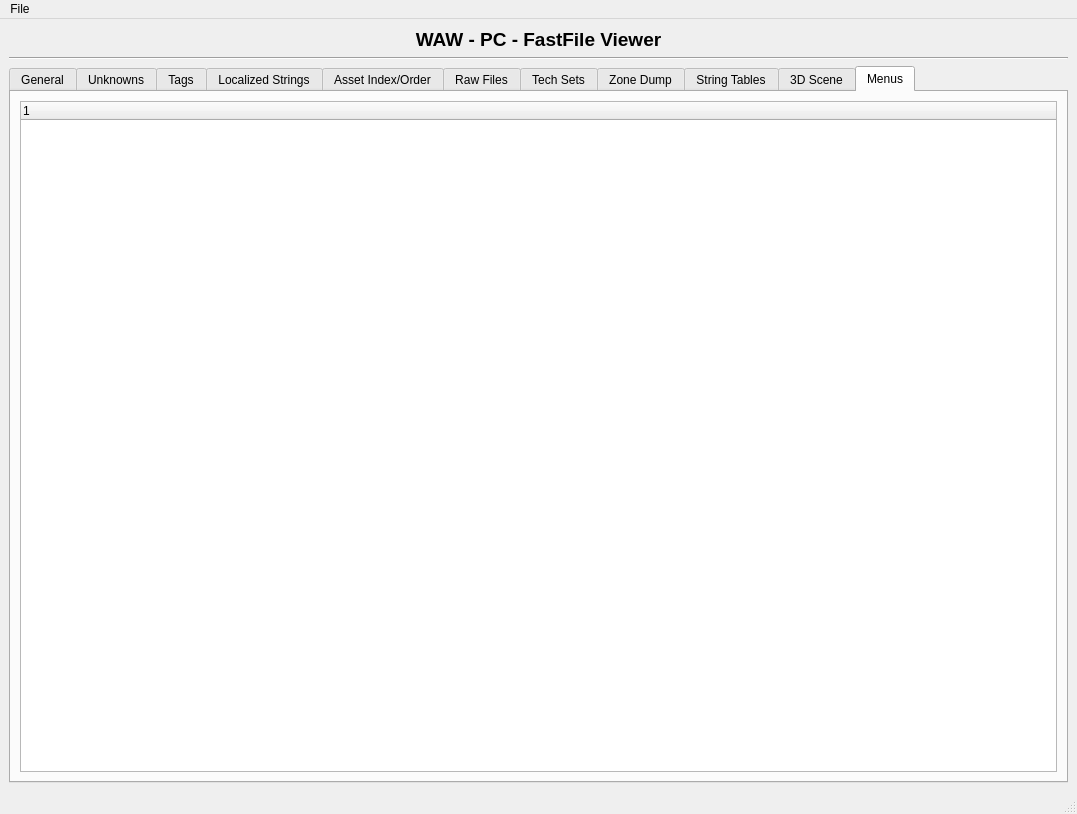
<?xml version="1.0" encoding="UTF-8"?>
<ui version="4.0">
 <class>MainWindow</class>
 <widget class="QMainWindow" name="MainWindow">
  <property name="geometry">
   <rect>
    <x>0</x>
    <y>0</y>
    <width>1077</width>
    <height>814</height>
   </rect>
  </property>
  <property name="windowTitle">
   <string>FastFile Wizard</string>
  </property>
  <property name="styleSheet">
   <string notr="true"/>
  </property>
  <widget class="QWidget" name="centralwidget">
   <layout class="QVBoxLayout" name="verticalLayout">
    <item>
     <widget class="QLabel" name="label_Header">
      <property name="enabled">
       <bool>true</bool>
      </property>
      <property name="font">
       <font>
        <pointsize>14</pointsize>
        <bold>true</bold>
       </font>
      </property>
      <property name="text">
       <string>WAW - PC - FastFile Viewer</string>
      </property>
      <property name="alignment">
       <set>Qt::AlignmentFlag::AlignCenter</set>
      </property>
     </widget>
    </item>
    <item>
     <widget class="Line" name="line">
      <property name="enabled">
       <bool>true</bool>
      </property>
      <property name="orientation">
       <enum>Qt::Orientation::Horizontal</enum>
      </property>
     </widget>
    </item>
    <item>
     <widget class="QTabWidget" name="tabWidget">
      <property name="enabled">
       <bool>true</bool>
      </property>
      <property name="currentIndex">
       <number>10</number>
      </property>
      <widget class="QWidget" name="page_general">
       <attribute name="title">
        <string>General</string>
       </attribute>
       <layout class="QVBoxLayout" name="verticalLayout_2">
        <item>
         <layout class="QHBoxLayout" name="horizontalLayout_2">
          <item>
           <widget class="QLineEdit" name="lineEdit_FastFile">
            <property name="enabled">
             <bool>true</bool>
            </property>
            <property name="readOnly">
             <bool>true</bool>
            </property>
            <property name="placeholderText">
             <string>FastFile path...</string>
            </property>
           </widget>
          </item>
          <item>
           <widget class="QPushButton" name="pushButton_FastFile">
            <property name="enabled">
             <bool>true</bool>
            </property>
            <property name="text">
             <string>Open .ff</string>
            </property>
           </widget>
          </item>
         </layout>
        </item>
        <item>
         <layout class="QHBoxLayout" name="horizontalLayout_16">
          <item>
           <widget class="QLineEdit" name="lineEdit_ZoneFile">
            <property name="enabled">
             <bool>true</bool>
            </property>
            <property name="readOnly">
             <bool>true</bool>
            </property>
            <property name="placeholderText">
             <string>ZoneFile path...</string>
            </property>
           </widget>
          </item>
          <item>
           <widget class="QPushButton" name="pushButton_ZoneFile">
            <property name="enabled">
             <bool>true</bool>
            </property>
            <property name="text">
             <string>Open .zone</string>
            </property>
           </widget>
          </item>
         </layout>
        </item>
        <item>
         <layout class="QHBoxLayout" name="horizontalLayout_7">
          <item>
           <widget class="QLabel" name="label">
            <property name="enabled">
             <bool>true</bool>
            </property>
            <property name="text">
             <string>Company:</string>
            </property>
           </widget>
          </item>
          <item>
           <widget class="QComboBox" name="comboBox_Company">
            <property name="enabled">
             <bool>true</bool>
            </property>
            <item>
             <property name="text">
              <string>Select Company</string>
             </property>
            </item>
            <item>
             <property name="text">
              <string>INFINITY_WARD</string>
             </property>
            </item>
            <item>
             <property name="text">
              <string>TREYARCH</string>
             </property>
            </item>
            <item>
             <property name="text">
              <string>SLEDGEHAMMER</string>
             </property>
            </item>
            <item>
             <property name="text">
              <string>NEVERSOFT</string>
             </property>
            </item>
           </widget>
          </item>
         </layout>
        </item>
        <item>
         <layout class="QHBoxLayout" name="horizontalLayout_3">
          <item>
           <widget class="QLabel" name="label_2">
            <property name="enabled">
             <bool>true</bool>
            </property>
            <property name="text">
             <string>File Type:</string>
            </property>
           </widget>
          </item>
          <item>
           <widget class="QComboBox" name="comboBox_FileType">
            <property name="enabled">
             <bool>true</bool>
            </property>
            <item>
             <property name="text">
              <string>Select File Type</string>
             </property>
            </item>
            <item>
             <property name="text">
              <string>FAST_FILE</string>
             </property>
            </item>
           </widget>
          </item>
          <item>
           <widget class="QCheckBox" name="checkBox_Signed">
            <property name="enabled">
             <bool>true</bool>
            </property>
            <property name="text">
             <string>Signed</string>
            </property>
           </widget>
          </item>
         </layout>
        </item>
        <item>
         <layout class="QHBoxLayout" name="horizontalLayout_6">
          <item>
           <widget class="QLabel" name="label_3">
            <property name="enabled">
             <bool>true</bool>
            </property>
            <property name="text">
             <string>Magic:</string>
            </property>
           </widget>
          </item>
          <item>
           <widget class="QLineEdit" name="lineEdit_Magic">
            <property name="enabled">
             <bool>true</bool>
            </property>
            <property name="sizePolicy">
             <sizepolicy hsizetype="Ignored" vsizetype="Fixed">
              <horstretch>0</horstretch>
              <verstretch>0</verstretch>
             </sizepolicy>
            </property>
            <property name="readOnly">
             <bool>true</bool>
            </property>
           </widget>
          </item>
          <item>
           <widget class="QSpinBox" name="spinBox_Magic">
            <property name="enabled">
             <bool>true</bool>
            </property>
            <property name="maximum">
             <number>999999999</number>
            </property>
           </widget>
          </item>
         </layout>
        </item>
        <item>
         <layout class="QHBoxLayout" name="horizontalLayout_10">
          <item>
           <widget class="QLabel" name="label_6">
            <property name="enabled">
             <bool>true</bool>
            </property>
            <property name="text">
             <string>Tag Count</string>
            </property>
           </widget>
          </item>
          <item>
           <widget class="QSpinBox" name="spinBox_TagCount">
            <property name="enabled">
             <bool>true</bool>
            </property>
            <property name="maximum">
             <number>999999999</number>
            </property>
           </widget>
          </item>
         </layout>
        </item>
        <item>
         <layout class="QHBoxLayout" name="horizontalLayout_4">
          <item>
           <widget class="QLabel" name="label_5">
            <property name="enabled">
             <bool>true</bool>
            </property>
            <property name="text">
             <string>File Size:</string>
            </property>
           </widget>
          </item>
          <item>
           <widget class="QSpinBox" name="spinBox_FileSize">
            <property name="enabled">
             <bool>true</bool>
            </property>
            <property name="suffix">
             <string> B</string>
            </property>
            <property name="maximum">
             <number>999999999</number>
            </property>
           </widget>
          </item>
         </layout>
        </item>
        <item>
         <layout class="QHBoxLayout" name="horizontalLayout_5">
          <item>
           <widget class="QLabel" name="label_4">
            <property name="enabled">
             <bool>true</bool>
            </property>
            <property name="text">
             <string>Version:</string>
            </property>
           </widget>
          </item>
          <item>
           <widget class="QSpinBox" name="spinBox_Version">
            <property name="enabled">
             <bool>true</bool>
            </property>
            <property name="maximum">
             <number>999999999</number>
            </property>
           </widget>
          </item>
         </layout>
        </item>
        <item>
         <layout class="QHBoxLayout" name="horizontalLayout_11">
          <item>
           <widget class="QLabel" name="label_7">
            <property name="enabled">
             <bool>true</bool>
            </property>
            <property name="text">
             <string>Record Count</string>
            </property>
           </widget>
          </item>
          <item>
           <widget class="QSpinBox" name="spinBox_RecordCount">
            <property name="enabled">
             <bool>true</bool>
            </property>
            <property name="maximum">
             <number>999999999</number>
            </property>
           </widget>
          </item>
         </layout>
        </item>
        <item>
         <spacer name="verticalSpacer_2">
          <property name="orientation">
           <enum>Qt::Orientation::Vertical</enum>
          </property>
          <property name="sizeHint" stdset="0">
           <size>
            <width>17</width>
            <height>242</height>
           </size>
          </property>
         </spacer>
        </item>
       </layout>
      </widget>
      <widget class="QWidget" name="page_unknowns">
       <attribute name="title">
        <string>Unknowns</string>
       </attribute>
       <layout class="QVBoxLayout" name="verticalLayout_6">
        <item>
         <layout class="QHBoxLayout" name="horizontalLayout_12">
          <item>
           <widget class="QLabel" name="label_8">
            <property name="text">
             <string>Unknown 1:</string>
            </property>
           </widget>
          </item>
          <item>
           <widget class="QLineEdit" name="lineEdit_U1">
            <property name="sizePolicy">
             <sizepolicy hsizetype="Ignored" vsizetype="Fixed">
              <horstretch>0</horstretch>
              <verstretch>0</verstretch>
             </sizepolicy>
            </property>
            <property name="readOnly">
             <bool>true</bool>
            </property>
           </widget>
          </item>
          <item>
           <widget class="QSpinBox" name="spinBox_U1">
            <property name="readOnly">
             <bool>true</bool>
            </property>
            <property name="maximum">
             <number>999999999</number>
            </property>
           </widget>
          </item>
         </layout>
        </item>
        <item>
         <layout class="QHBoxLayout" name="horizontalLayout_24">
          <item>
           <widget class="QLabel" name="label_20">
            <property name="text">
             <string>Unknown 2:</string>
            </property>
           </widget>
          </item>
          <item>
           <widget class="QLineEdit" name="lineEdit_U2">
            <property name="sizePolicy">
             <sizepolicy hsizetype="Ignored" vsizetype="Fixed">
              <horstretch>0</horstretch>
              <verstretch>0</verstretch>
             </sizepolicy>
            </property>
            <property name="readOnly">
             <bool>true</bool>
            </property>
           </widget>
          </item>
          <item>
           <widget class="QSpinBox" name="spinBox_U2">
            <property name="readOnly">
             <bool>true</bool>
            </property>
            <property name="maximum">
             <number>999999999</number>
            </property>
           </widget>
          </item>
         </layout>
        </item>
        <item>
         <layout class="QHBoxLayout" name="horizontalLayout_29">
          <item>
           <widget class="QLabel" name="label_25">
            <property name="text">
             <string>Unknown 4:</string>
            </property>
           </widget>
          </item>
          <item>
           <widget class="QLineEdit" name="lineEdit_U4">
            <property name="sizePolicy">
             <sizepolicy hsizetype="Ignored" vsizetype="Fixed">
              <horstretch>0</horstretch>
              <verstretch>0</verstretch>
             </sizepolicy>
            </property>
           </widget>
          </item>
          <item>
           <widget class="QSpinBox" name="spinBox_U4">
            <property name="readOnly">
             <bool>true</bool>
            </property>
            <property name="maximum">
             <number>999999999</number>
            </property>
           </widget>
          </item>
         </layout>
        </item>
        <item>
         <layout class="QHBoxLayout" name="horizontalLayout_23">
          <item>
           <widget class="QLabel" name="label_19">
            <property name="text">
             <string>Unknown 3:</string>
            </property>
           </widget>
          </item>
          <item>
           <widget class="QLineEdit" name="lineEdit_U3">
            <property name="sizePolicy">
             <sizepolicy hsizetype="Ignored" vsizetype="Fixed">
              <horstretch>0</horstretch>
              <verstretch>0</verstretch>
             </sizepolicy>
            </property>
           </widget>
          </item>
          <item>
           <widget class="QSpinBox" name="spinBox_U3">
            <property name="readOnly">
             <bool>true</bool>
            </property>
            <property name="maximum">
             <number>999999999</number>
            </property>
           </widget>
          </item>
         </layout>
        </item>
        <item>
         <layout class="QHBoxLayout" name="horizontalLayout_25">
          <item>
           <widget class="QLabel" name="label_21">
            <property name="text">
             <string>Unknown 6:</string>
            </property>
           </widget>
          </item>
          <item>
           <widget class="QLineEdit" name="lineEdit_U6">
            <property name="sizePolicy">
             <sizepolicy hsizetype="Ignored" vsizetype="Fixed">
              <horstretch>0</horstretch>
              <verstretch>0</verstretch>
             </sizepolicy>
            </property>
            <property name="readOnly">
             <bool>true</bool>
            </property>
           </widget>
          </item>
          <item>
           <widget class="QSpinBox" name="spinBox_U6">
            <property name="readOnly">
             <bool>true</bool>
            </property>
            <property name="maximum">
             <number>999999999</number>
            </property>
           </widget>
          </item>
         </layout>
        </item>
        <item>
         <layout class="QHBoxLayout" name="horizontalLayout_22">
          <item>
           <widget class="QLabel" name="label_18">
            <property name="text">
             <string>Unknown 5:</string>
            </property>
           </widget>
          </item>
          <item>
           <widget class="QLineEdit" name="lineEdit_U5">
            <property name="sizePolicy">
             <sizepolicy hsizetype="Ignored" vsizetype="Fixed">
              <horstretch>0</horstretch>
              <verstretch>0</verstretch>
             </sizepolicy>
            </property>
            <property name="readOnly">
             <bool>true</bool>
            </property>
           </widget>
          </item>
          <item>
           <widget class="QSpinBox" name="spinBox_U5">
            <property name="readOnly">
             <bool>true</bool>
            </property>
            <property name="maximum">
             <number>999999999</number>
            </property>
           </widget>
          </item>
         </layout>
        </item>
        <item>
         <layout class="QHBoxLayout" name="horizontalLayout_26">
          <item>
           <widget class="QLabel" name="label_22">
            <property name="text">
             <string>Unknown 8:</string>
            </property>
           </widget>
          </item>
          <item>
           <widget class="QLineEdit" name="lineEdit_U8">
            <property name="sizePolicy">
             <sizepolicy hsizetype="Ignored" vsizetype="Fixed">
              <horstretch>0</horstretch>
              <verstretch>0</verstretch>
             </sizepolicy>
            </property>
            <property name="readOnly">
             <bool>true</bool>
            </property>
           </widget>
          </item>
          <item>
           <widget class="QSpinBox" name="spinBox_U8">
            <property name="readOnly">
             <bool>true</bool>
            </property>
            <property name="maximum">
             <number>999999999</number>
            </property>
           </widget>
          </item>
         </layout>
        </item>
        <item>
         <layout class="QHBoxLayout" name="horizontalLayout_21">
          <item>
           <widget class="QLabel" name="label_17">
            <property name="text">
             <string>Unknown 7:</string>
            </property>
           </widget>
          </item>
          <item>
           <widget class="QLineEdit" name="lineEdit_U7">
            <property name="sizePolicy">
             <sizepolicy hsizetype="Ignored" vsizetype="Fixed">
              <horstretch>0</horstretch>
              <verstretch>0</verstretch>
             </sizepolicy>
            </property>
            <property name="readOnly">
             <bool>true</bool>
            </property>
           </widget>
          </item>
          <item>
           <widget class="QSpinBox" name="spinBox_U7">
            <property name="readOnly">
             <bool>true</bool>
            </property>
            <property name="maximum">
             <number>999999999</number>
            </property>
           </widget>
          </item>
         </layout>
        </item>
        <item>
         <layout class="QHBoxLayout" name="horizontalLayout_32">
          <item>
           <widget class="QLabel" name="label_27">
            <property name="text">
             <string>Unknown 9:</string>
            </property>
           </widget>
          </item>
          <item>
           <widget class="QLineEdit" name="lineEdit_U9">
            <property name="sizePolicy">
             <sizepolicy hsizetype="Ignored" vsizetype="Fixed">
              <horstretch>0</horstretch>
              <verstretch>0</verstretch>
             </sizepolicy>
            </property>
            <property name="readOnly">
             <bool>true</bool>
            </property>
           </widget>
          </item>
          <item>
           <widget class="QSpinBox" name="spinBox_U9">
            <property name="readOnly">
             <bool>true</bool>
            </property>
            <property name="maximum">
             <number>999999999</number>
            </property>
           </widget>
          </item>
         </layout>
        </item>
        <item>
         <layout class="QHBoxLayout" name="horizontalLayout_27">
          <item>
           <widget class="QLabel" name="label_23">
            <property name="text">
             <string>Unknown 10:</string>
            </property>
           </widget>
          </item>
          <item>
           <widget class="QLineEdit" name="lineEdit_U10">
            <property name="sizePolicy">
             <sizepolicy hsizetype="Ignored" vsizetype="Fixed">
              <horstretch>0</horstretch>
              <verstretch>0</verstretch>
             </sizepolicy>
            </property>
            <property name="readOnly">
             <bool>true</bool>
            </property>
           </widget>
          </item>
          <item>
           <widget class="QSpinBox" name="spinBox_U10">
            <property name="readOnly">
             <bool>true</bool>
            </property>
            <property name="maximum">
             <number>999999999</number>
            </property>
           </widget>
          </item>
         </layout>
        </item>
        <item>
         <layout class="QHBoxLayout" name="horizontalLayout_28">
          <item>
           <widget class="QLabel" name="label_24">
            <property name="text">
             <string>Unknown 11:</string>
            </property>
           </widget>
          </item>
          <item>
           <widget class="QLineEdit" name="lineEdit_U11">
            <property name="sizePolicy">
             <sizepolicy hsizetype="Ignored" vsizetype="Fixed">
              <horstretch>0</horstretch>
              <verstretch>0</verstretch>
             </sizepolicy>
            </property>
            <property name="readOnly">
             <bool>true</bool>
            </property>
           </widget>
          </item>
          <item>
           <widget class="QSpinBox" name="spinBox_U11">
            <property name="readOnly">
             <bool>true</bool>
            </property>
            <property name="maximum">
             <number>999999999</number>
            </property>
           </widget>
          </item>
         </layout>
        </item>
        <item>
         <spacer name="verticalSpacer">
          <property name="orientation">
           <enum>Qt::Orientation::Vertical</enum>
          </property>
          <property name="sizeHint" stdset="0">
           <size>
            <width>20</width>
            <height>40</height>
           </size>
          </property>
         </spacer>
        </item>
       </layout>
      </widget>
      <widget class="QWidget" name="page_tags">
       <attribute name="title">
        <string>Tags</string>
       </attribute>
       <layout class="QGridLayout" name="gridLayout">
        <property name="leftMargin">
         <number>0</number>
        </property>
        <property name="topMargin">
         <number>0</number>
        </property>
        <property name="rightMargin">
         <number>0</number>
        </property>
        <property name="bottomMargin">
         <number>0</number>
        </property>
        <property name="spacing">
         <number>0</number>
        </property>
        <item row="0" column="0">
         <widget class="QListWidget" name="listWidget_Tags">
          <property name="enabled">
           <bool>true</bool>
          </property>
         </widget>
        </item>
       </layout>
      </widget>
      <widget class="QWidget" name="page_localstrings">
       <attribute name="title">
        <string>Localized Strings</string>
       </attribute>
       <layout class="QGridLayout" name="gridLayout_4">
        <property name="leftMargin">
         <number>0</number>
        </property>
        <property name="topMargin">
         <number>0</number>
        </property>
        <property name="rightMargin">
         <number>0</number>
        </property>
        <property name="bottomMargin">
         <number>0</number>
        </property>
        <property name="spacing">
         <number>0</number>
        </property>
        <item row="0" column="0">
         <widget class="QListWidget" name="listWidget_LocalString"/>
        </item>
       </layout>
      </widget>
      <widget class="QWidget" name="page_index">
       <attribute name="title">
        <string>Asset Index/Order</string>
       </attribute>
       <layout class="QHBoxLayout" name="horizontalLayout_9">
        <item>
         <widget class="QGroupBox" name="groupBox">
          <property name="title">
           <string>Asset Index Table</string>
          </property>
          <layout class="QGridLayout" name="gridLayout_2">
           <item row="1" column="0">
            <widget class="QTableWidget" name="tableWidget_Index">
             <property name="columnCount">
              <number>3</number>
             </property>
             <attribute name="horizontalHeaderMinimumSectionSize">
              <number>50</number>
             </attribute>
             <attribute name="horizontalHeaderShowSortIndicator" stdset="0">
              <bool>true</bool>
             </attribute>
             <attribute name="horizontalHeaderStretchLastSection">
              <bool>true</bool>
             </attribute>
             <attribute name="verticalHeaderStretchLastSection">
              <bool>false</bool>
             </attribute>
             <column/>
             <column/>
             <column/>
            </widget>
           </item>
           <item row="0" column="0">
            <widget class="QLabel" name="label_9">
             <property name="text">
              <string>This table shows the total asset counts per type.</string>
             </property>
            </widget>
           </item>
          </layout>
         </widget>
        </item>
        <item>
         <widget class="Line" name="line_2">
          <property name="orientation">
           <enum>Qt::Orientation::Vertical</enum>
          </property>
         </widget>
        </item>
        <item>
         <widget class="QGroupBox" name="groupBox_2">
          <property name="title">
           <string>Asset Order Table</string>
          </property>
          <layout class="QGridLayout" name="gridLayout_6">
           <item row="1" column="0">
            <widget class="QTableWidget" name="tableWidget_Order">
             <property name="columnCount">
              <number>3</number>
             </property>
             <attribute name="horizontalHeaderMinimumSectionSize">
              <number>50</number>
             </attribute>
             <attribute name="horizontalHeaderShowSortIndicator" stdset="0">
              <bool>true</bool>
             </attribute>
             <attribute name="horizontalHeaderStretchLastSection">
              <bool>true</bool>
             </attribute>
             <attribute name="verticalHeaderStretchLastSection">
              <bool>false</bool>
             </attribute>
             <column/>
             <column/>
             <column/>
            </widget>
           </item>
           <item row="0" column="0">
            <widget class="QLabel" name="label_10">
             <property name="text">
              <string>This table shows the consecutive asset counts in order.</string>
             </property>
            </widget>
           </item>
          </layout>
         </widget>
        </item>
       </layout>
      </widget>
      <widget class="QWidget" name="page_scripts">
       <attribute name="title">
        <string>Raw Files</string>
       </attribute>
       <layout class="QHBoxLayout" name="horizontalLayout_8">
        <item>
         <widget class="QTreeWidget" name="treeWidget_Scripts">
          <property name="sizePolicy">
           <sizepolicy hsizetype="Maximum" vsizetype="Expanding">
            <horstretch>0</horstretch>
            <verstretch>0</verstretch>
           </sizepolicy>
          </property>
          <property name="maximumSize">
           <size>
            <width>200</width>
            <height>16777215</height>
           </size>
          </property>
          <column>
           <property name="text">
            <string notr="true">1</string>
           </property>
          </column>
         </widget>
        </item>
        <item>
         <widget class="QPlainTextEdit" name="plainTextEdit_Scripts">
          <property name="sizePolicy">
           <sizepolicy hsizetype="Preferred" vsizetype="Expanding">
            <horstretch>0</horstretch>
            <verstretch>0</verstretch>
           </sizepolicy>
          </property>
         </widget>
        </item>
       </layout>
      </widget>
      <widget class="QWidget" name="page_techsets">
       <attribute name="title">
        <string>Tech Sets</string>
       </attribute>
       <layout class="QGridLayout" name="gridLayout_3">
        <property name="leftMargin">
         <number>0</number>
        </property>
        <property name="topMargin">
         <number>0</number>
        </property>
        <property name="rightMargin">
         <number>0</number>
        </property>
        <property name="bottomMargin">
         <number>0</number>
        </property>
        <property name="spacing">
         <number>0</number>
        </property>
        <item row="0" column="0">
         <widget class="QListWidget" name="listWidget_TechSets"/>
        </item>
       </layout>
      </widget>
      <widget class="QWidget" name="page_zone">
       <attribute name="title">
        <string>Zone Dump</string>
       </attribute>
       <layout class="QVBoxLayout" name="verticalLayout_3">
        <item>
         <layout class="QHBoxLayout" name="horizontalLayout_13">
          <item>
           <widget class="QLabel" name="label_11">
            <property name="text">
             <string>Select Asset:</string>
            </property>
           </widget>
          </item>
          <item>
           <widget class="QSpinBox" name="spinBox_DumpIndex"/>
          </item>
          <item>
           <widget class="QComboBox" name="comboBox_DumpAsset"/>
          </item>
         </layout>
        </item>
        <item>
         <widget class="QPlainTextEdit" name="plainTextEdit_ZoneDump"/>
        </item>
       </layout>
      </widget>
      <widget class="QWidget" name="page_stringtables">
       <attribute name="title">
        <string>String Tables</string>
       </attribute>
       <layout class="QVBoxLayout" name="verticalLayout_4">
        <item>
         <layout class="QHBoxLayout" name="horizontalLayout_14">
          <item>
           <widget class="QLabel" name="label_12">
            <property name="text">
             <string>String Table:</string>
            </property>
           </widget>
          </item>
          <item>
           <widget class="QComboBox" name="comboBox_StringTable"/>
          </item>
         </layout>
        </item>
        <item>
         <widget class="QTableWidget" name="tableWidget_StringTable"/>
        </item>
       </layout>
      </widget>
      <widget class="QWidget" name="page_scene">
       <attribute name="title">
        <string>3D Scene</string>
       </attribute>
       <layout class="QHBoxLayout" name="horizontalLayout_15">
        <item>
         <widget class="QTreeWidget" name="treeWidget_Models">
          <property name="maximumSize">
           <size>
            <width>200</width>
            <height>16777215</height>
           </size>
          </property>
          <column>
           <property name="text">
            <string notr="true">1</string>
           </property>
          </column>
         </widget>
        </item>
        <item>
         <widget class="QFrame" name="frame_Scene">
          <property name="frameShape">
           <enum>QFrame::Shape::StyledPanel</enum>
          </property>
          <property name="frameShadow">
           <enum>QFrame::Shadow::Raised</enum>
          </property>
         </widget>
        </item>
       </layout>
      </widget>
      <widget class="QWidget" name="page_menus">
       <attribute name="title">
        <string>Menus</string>
       </attribute>
       <layout class="QVBoxLayout" name="verticalLayout_5">
        <item>
         <widget class="QTreeWidget" name="treeWidget_Menus">
          <attribute name="headerMinimumSectionSize">
           <number>100</number>
          </attribute>
          <column>
           <property name="text">
            <string notr="true">1</string>
           </property>
          </column>
         </widget>
        </item>
       </layout>
      </widget>
     </widget>
    </item>
   </layout>
  </widget>
  <widget class="QMenuBar" name="menuBar">
   <property name="geometry">
    <rect>
     <x>0</x>
     <y>0</y>
     <width>1077</width>
     <height>21</height>
    </rect>
   </property>
   <property name="styleSheet">
    <string notr="true"/>
   </property>
   <widget class="QMenu" name="menu_File">
    <property name="title">
     <string>File</string>
    </property>
    <widget class="QMenu" name="menuRecent_Fast_Files">
     <property name="title">
      <string>Recent Fast Files</string>
     </property>
    </widget>
    <widget class="QMenu" name="menuRecent_Zone_Files">
     <property name="title">
      <string>Recent Zone Files</string>
     </property>
    </widget>
    <addaction name="action_NewFastFile"/>
    <addaction name="action_NewZoneFile"/>
    <addaction name="separator"/>
    <addaction name="action_OpenFastFile"/>
    <addaction name="action_OpenZoneFile"/>
    <addaction name="separator"/>
    <addaction name="menuRecent_Fast_Files"/>
    <addaction name="menuRecent_Zone_Files"/>
   </widget>
   <addaction name="menu_File"/>
  </widget>
  <widget class="QStatusBar" name="statusBar">
   <property name="styleSheet">
    <string notr="true"/>
   </property>
  </widget>
  <action name="actionFile">
   <property name="text">
    <string>File</string>
   </property>
  </action>
  <action name="action_NewFastFile">
   <property name="enabled">
    <bool>false</bool>
   </property>
   <property name="text">
    <string>New Fast File...</string>
   </property>
  </action>
  <action name="action_NewZoneFile">
   <property name="enabled">
    <bool>false</bool>
   </property>
   <property name="text">
    <string>New Zone File...</string>
   </property>
  </action>
  <action name="action_OpenFastFile">
   <property name="text">
    <string>Open Fast File...</string>
   </property>
  </action>
  <action name="action_OpenZoneFile">
   <property name="text">
    <string>Open Zone File...</string>
   </property>
  </action>
  <action name="actionasd">
   <property name="text">
    <string>asd</string>
   </property>
  </action>
  <action name="actionfgh">
   <property name="text">
    <string>fgh</string>
   </property>
  </action>
 </widget>
 <resources/>
 <connections/>
</ui>
